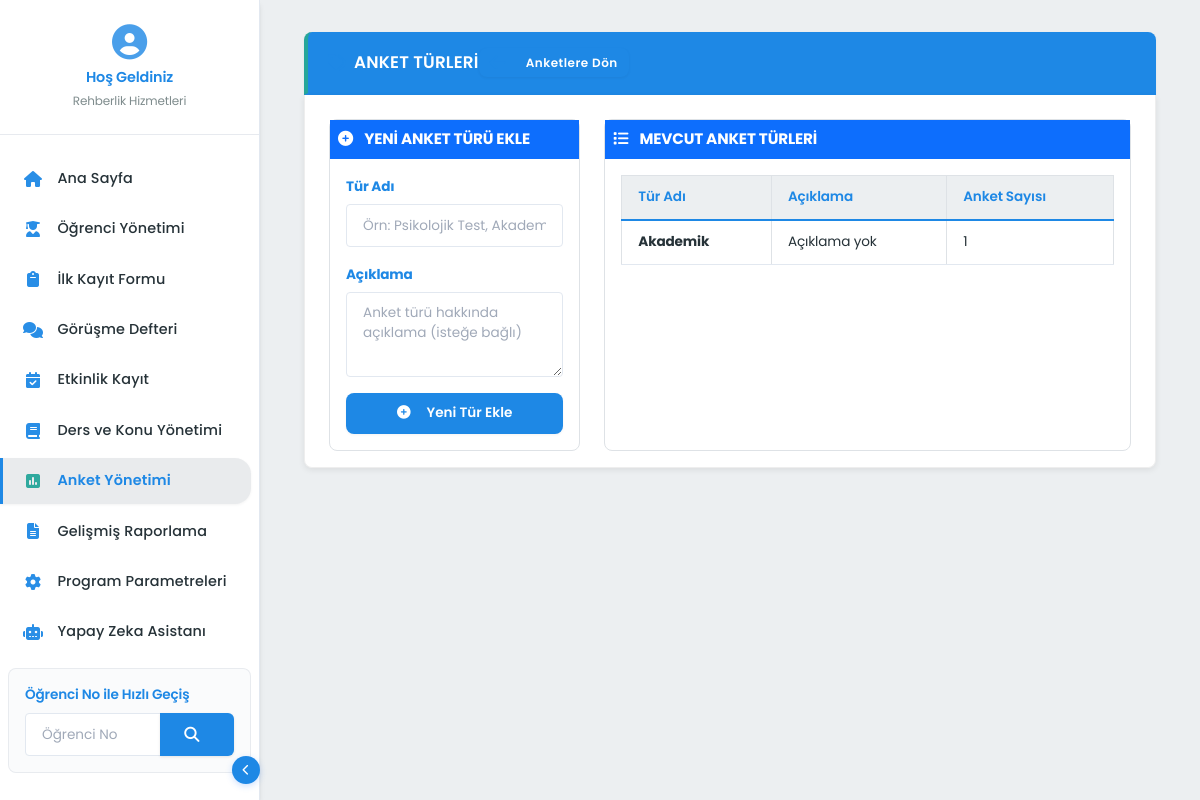
Screenshot of /anket-yonetimi/anket-turleri with the database file from the repository.
### app/blueprints/anket_yonetimi/models.py (models this page shows, shortened)
class AnketTuru(db.Model):
    __tablename__ = 'anket_turleri'
    __table_args__ = {'extend_existing': True}
    id = db.Column(db.Integer, primary_key=True)
    tur_adi = db.Column(db.String(100), nullable=False, unique=True)
    aciklama = db.Column(db.Text, nullable=True)
    anketler = relationship("Anket", back_populates="anket_turu")

### app/blueprints/anket_yonetimi/routes.py (the view, shortened to what this page needs)
@anket_yonetimi_bp.route('/anket-turleri', methods=['GET', 'POST'])
@admin_required
def anket_turleri():
    anket_turleri = AnketService.get_anket_turleri()
    return render_template('anket_yonetimi/anket_turleri.html', anket_turleri=anket_turleri)

### app/blueprints/anket_yonetimi/services.py (called while the page is built)
    @staticmethod
    def get_anket_turleri():
        return AnketTuru.query.order_by(AnketTuru.tur_adi).all()

### app/utils/auth.py (called while the page is built)
def admin_required(f):
    @wraps(f)
    def decorated_function(*args, **kwargs):
        return f(*args, **kwargs)
    return decorated_function

### app/utils/session.py (called while the page is built)
def get_aktif_ogrenci():
    try:
        if 'aktif_ogrenci_id' in session:
            return Ogrenci.query.get(session['aktif_ogrenci_id'])
    except Exception:
        pass
    return None

### app/blueprints/anket_yonetimi/templates/anket_yonetimi/anket_turleri.html (shortened to what this page needs)
{% extends "base.html" %}
{% block content %}
<div class="modern-section">
    <div class="modern-section-title">
        <div class="d-flex align-items-center justify-content-between">
            <div class="d-flex align-items-center">
                <i class="fas fa-tags me-2"></i>
                <span>ANKET TÜRLERİ</span>
            </div>
            <a href="{{ url_for('anket_yonetimi.index') }}" class="modern-action-btn" style="font-size: 0.75rem; padding: 0.35rem 0.7rem;">
                <i class="fas fa-arrow-left"></i> Anketlere Dön
            </a>
        </div>
    </div>
    <div class="modern-panel pb-3">
        <div class="row g-4">
            <div class="col-md-4">
                <div class="border rounded h-100">
                    <div class="bg-primary text-white p-2">
                        <div class="fw-bold"><i class="fas fa-plus-circle me-2"></i> YENİ ANKET TÜRÜ EKLE</div>
                    </div>
                    <div class="p-3">
                        <form action="{{ url_for('anket_yonetimi.anket_turleri') }}" method="post">
                            <div class="mb-3">
                                <label for="tur_adi" class="form-label fw-bold text-primary">Tür Adı</label>
                                <input type="text" class="form-control" id="tur_adi" name="tur_adi"
                                       placeholder="Örn: Psikolojik Test, Akademik Anket" required>
                            </div>
                            <div class="mb-3">
                                <label for="aciklama" class="form-label fw-bold text-primary">Açıklama</label>
                                <textarea class="form-control" id="aciklama" name="aciklama"
                                          rows="3" placeholder="Anket türü hakkında açıklama (isteğe bağlı)"></textarea>
                            </div>
                            <div class="d-grid">
                                <button type="submit" class="modern-action-btn">
                                    <i class="fas fa-plus-circle"></i> Yeni Tür Ekle
                                </button>
                            </div>
                        </form>
                    </div>
                </div>
            </div>
            <div class="col-md-8">
                <div class="border rounded h-100">
                    <div class="bg-primary text-white p-2">
                        <div class="fw-bold"><i class="fas fa-list me-2"></i> MEVCUT ANKET TÜRLERİ</div>
                    </div>
                    <div class="p-3">
                        {% if anket_turleri %}
                            <div class="table-responsive">
                                <table class="modern-table">
                                    <thead>
                                        <tr>
                                            <th>Tür Adı</th>
                                            <th>Açıklama</th>
                                            <th>Anket Sayısı</th>
                                        </tr>
                                    </thead>
                                    <tbody>
                                        {% for tur in anket_turleri %}
                                        <tr>
                                            <td class="fw-bold">{{ tur.tur_adi }}</td>
                                            <td>{{ tur.aciklama or "Açıklama yok" }}</td>
                                            <td>{{ tur.anketler|length }}</td>
                                        </tr>
                                        {% endfor %}
                                    </tbody>
                                </table>
                            </div>
                        {% endif %}
                    </div>
                </div>
            </div>
        </div>
    </div>
</div>
{% endblock %}

### app/static/css/animations.css (style rules this page uses)
.form-control { transition: all 0.2s ease; }
.form-control, .form-select { transition: all 0.2s ease; }

### app/static/css/minimal.css (style rules this page uses)
:root { --primary-color: #4f46e5; --primary-light: #818cf8; --primary-dark: #4338ca; --success-color: #10b981; --warning-color: #f59e0b; --danger-color: #ef4444; --info-color: #06b6d4; --text-color: #1e293b; --text-light: #64748b; --bg-white: #ffffff; --bg-light: #f8fafc; --border-color: #e2e8f0; --shadow-sm: 0 1px 3px rgba(0,0,0,.05); --shadow-md: 0 2px 6px rgba(0,0,0,.08); --shadow-lg: 0 4px 12px rgba(0,0,0,.12); --radius-sm: 0.5rem; --radius-md: 0.75rem; --radius-lg: 1rem; --transition: .2s ease; }
.form-control { padding: 0.625rem 1rem; border: 1px solid var(--border-color); border-radius: var(--radius-sm); transition: var(--transition); }

### app/static/css/modern_design.css (style rules this page uses)
:root { --primary-gradient: linear-gradient(135deg, #667eea 0%, #764ba2 100%); --secondary-gradient: linear-gradient(135deg, #f093fb 0%, #f5576c 100%); --success-gradient: linear-gradient(135deg, #4facfe 0%, #00f2fe 100%); --info-gradient: linear-gradient(135deg, #43e97b 0%, #38f9d7 100%); --hero-gradient: linear-gradient(135deg, #667eea 0%, #764ba2 50%, #f093fb 100%); --card-gradient: linear-gradient(145deg, rgba(255,255,255,0.1), rgba(255,255,255,0.05)); --glass-gradient: linear-gradient(145deg, rgba(255,255,255,0.25), rgba(255,255,255,0.1)); --shadow-soft: 0 8px 32px rgba(31, 38, 135, 0.37); --shadow-medium: 0 12px 40px rgba(31, 38, 135, 0.25); --shadow-strong: 0 20px 60px rgba(31, 38, 135, 0.35); --shadow-glow: 0 0 30px rgba(102, 126, 234, 0.3); --border-radius-sm: 12px; --border-radius-md: 20px; --border-radius-lg: 32px; --border-radius-xl: 48px; --transition-smooth: all 0.4s cubic-bezier(0.25, 0.46, 0.45, 0.94); --transition-bounce: all 0.6s cubic-bezier(0.68, -0.55, 0.265, 1.55); }
body { font-family: 'Inter', -apple-system, BlinkMacSystemFont, 'Segoe UI', sans-serif; background: var(--hero-gradient); background-attachment: fixed; line-height: 1.6; font-weight: 400; color: #1a202c; overflow-x: hidden; }

### app/templates/base.html (style rules this page uses)
:root { --primary-color: #1E88E5; --primary-dark: #1565C0; --primary-light: #64B5F6; --secondary-color: #26A69A; --secondary-dark: #00897B; --accent-color: #FF5722; --primary-gradient: linear-gradient(135deg, var(--primary-color) 0%, var(--primary-dark) 100%); --secondary-gradient: linear-gradient(135deg, var(--secondary-color) 0%, var(--secondary-dark) 100%); --success-light: #E8F5E9; --warning-light: #FFF8E1; --info-light: #E1F5FE; --danger-light: #FFEBEE; --primary-light-bg: #E3F2FD; --accent-light: #FFAB91; --text-color: #263238; --text-light: #607D8B; --bg-light: #ECEFF1; --bg-white: #FFFFFF; --bg-darker: #F5F5F5; --gray-100: #F5F5F5; --gray-200: #EEEEEE; --gray-300: #E0E0E0; --gray-800: #37474F; --danger-color: #F44336; --warning-color: #FFC107; --info-color: #03A9F4; --success-color: #4CAF50; --shadow-small: 0 2px 4px rgba(0,0,0,0.1); --shadow-medium: 0 4px 8px rgba(0,0,0,0.12), 0 2px 4px rgba(0,0,0,0.08); --shadow-large: 0 15px 30px rgba(0,0,0,0.11), 0 5px 15px rgba(0,0,0,0.08); --radius-sm: 4px; --radius-md: 8px; --radius-lg: 16px; }
body { font-family: 'Poppins', sans-serif; color: var(--text-color); background-color: var(--bg-light); line-height: 1.5; font-size: 0.95rem; overflow-x: hidden; -webkit-font-smoothing: antialiased; -moz-osx-font-smoothing: grayscale; }
.modern-section { margin-bottom: 2rem; }
.modern-section-title { background-color: var(--primary-color); color: white; padding: 1rem 1.25rem; border-radius: 8px 8px 0 0; font-weight: 600; letter-spacing: 0.5px; border-left: 4px solid var(--secondary-color); }
.modern-panel { background-color: white; border: 1px solid var(--gray-200); border-top: none; border-radius: 0 0 8px 8px; padding: 1.5rem; }

### rows the page displays
AnketTuru: tur_adi "Akademik", aciklama "Açıklama yok", anketler|length "1"
